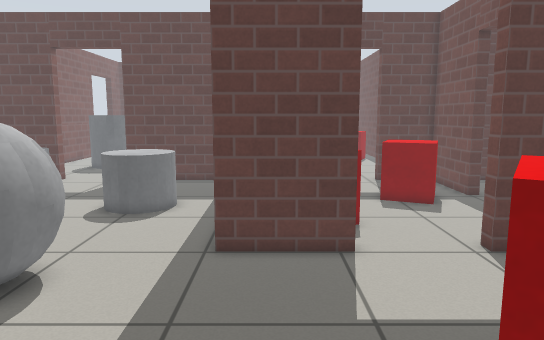
View 1 (above)

18 first-person views from a walk through a world built for the Gazebo simulator. The camera is 1 m above the floor, tilts 8° down and sees 70° across. The floor is counted in squares, 0.25 m on a side. Each view is taken from the middle of a square. On the plan, view 1 faces up. The plan holds only what a view shows up to about 20 squares ahead; the rest is blank. The place goes on beyond the plan. Robots are left out. Gazebo's built-in surfaces are drawn with simple patterns.

View 2
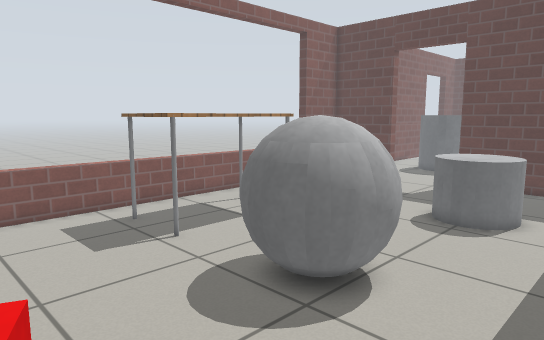

View 3
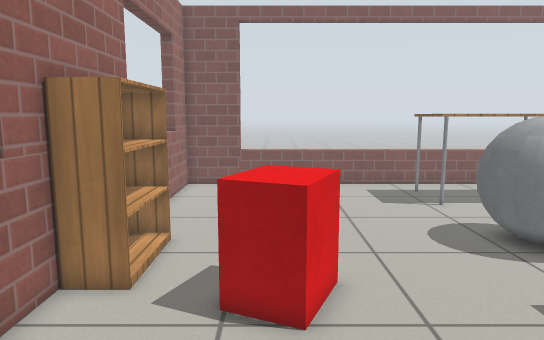

View 4
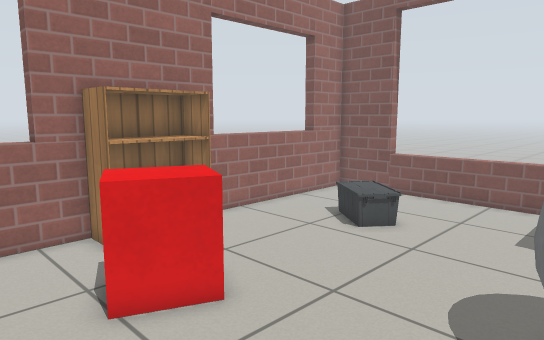

View 5
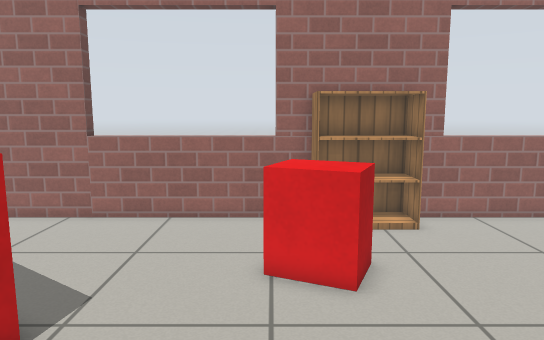

View 6
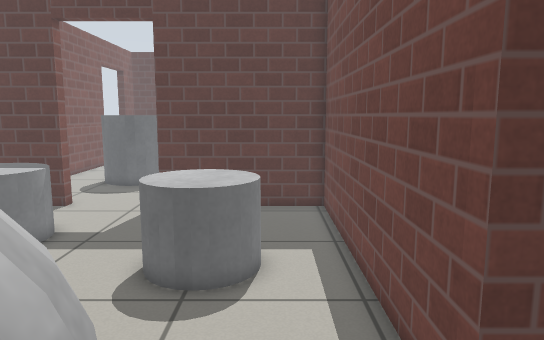

View 7
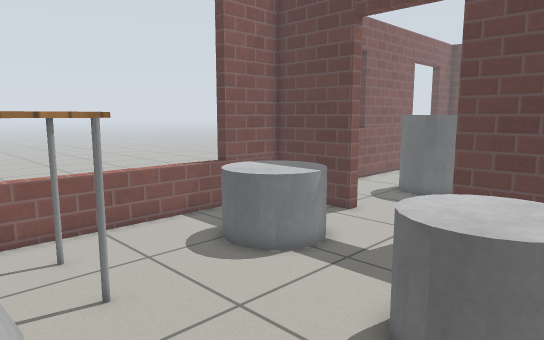

View 8
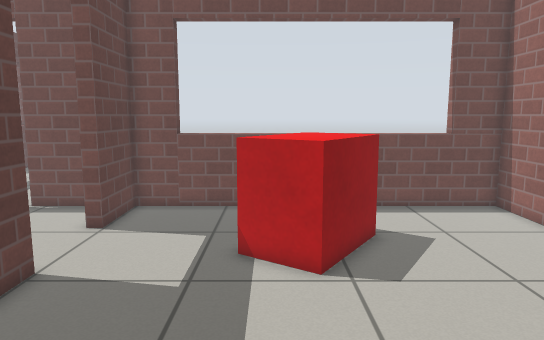

View 9
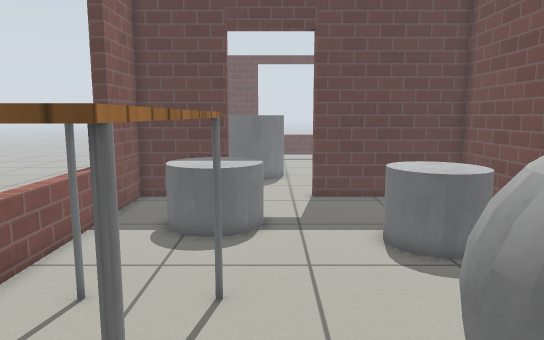

View 10
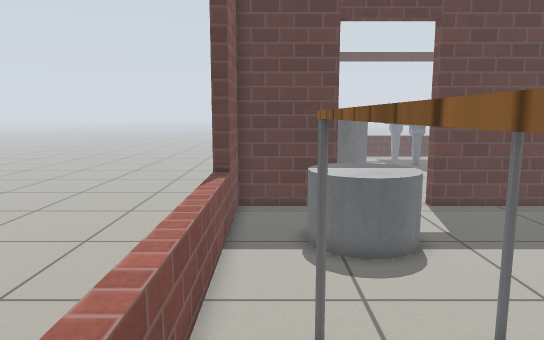

View 11
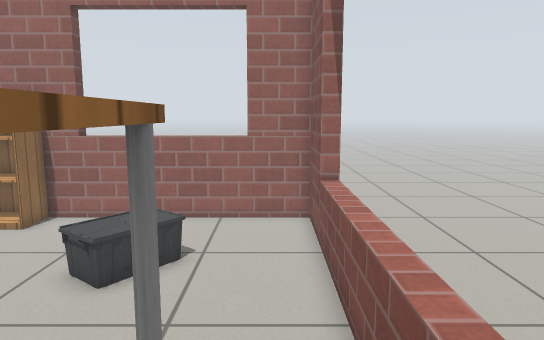

View 12
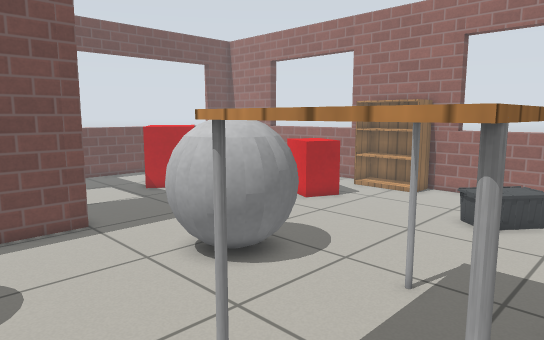

View 13
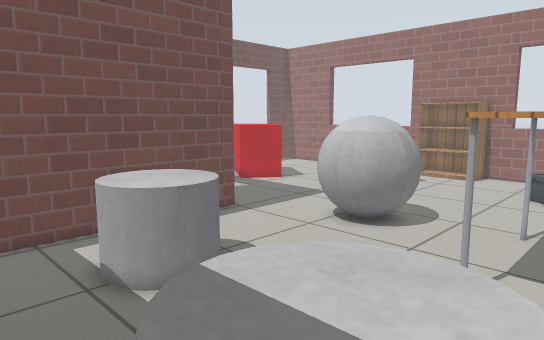

View 14
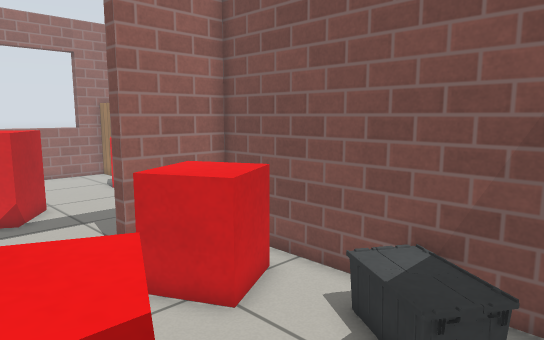

View 15
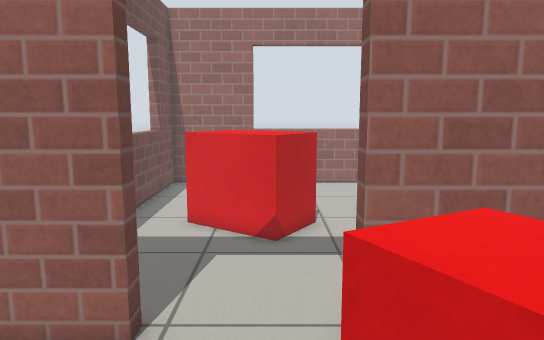

View 16
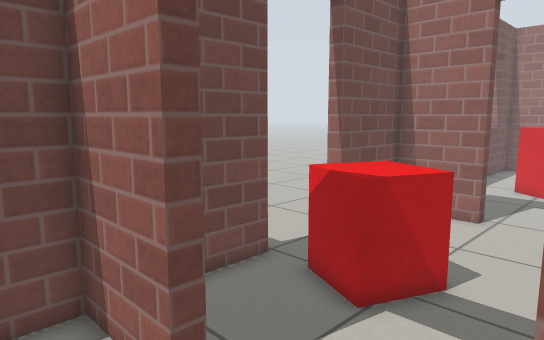

View 17
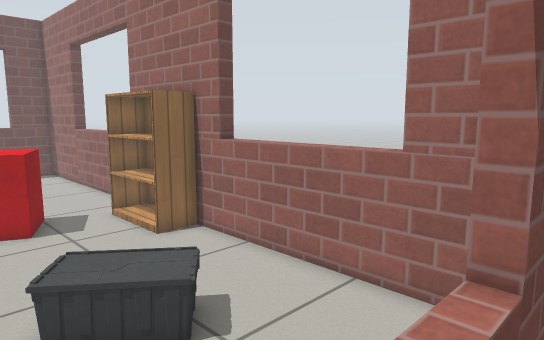

View 18
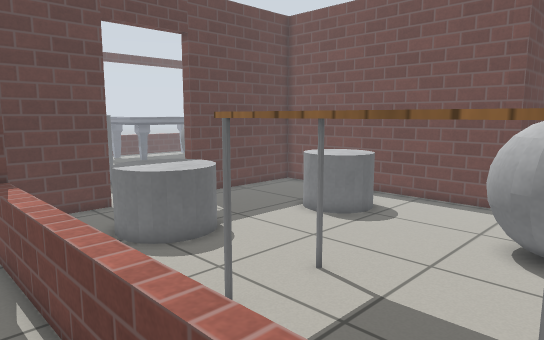

### Floor plan
Key: @ floor where view 1 was taken; # wall or solid block; . floor; D open door; = window, fence, low wall or low ledge; B red box; C grey cylinder; G grey ball; T table; K bookshelf; O other object.
Columns run from 21 left of view 1 to 12 right of it. Each row starts with its distance up from view 1.
 27        ....            .
 26 ..     ....                    #
 25 ..      .....                 .#
 24 .. #####DDDDD#######   #DDDD####
 23 .. ##..............#        ..
 22 .. ##..............#       ....
 21 .. ##..CCC.........## O   .....#
 20 .. ==.CCCCC........##OOO ..BBB.#
 19 .. ==.CCCCC....C...##OO...BBBB.D
 18 .. ==.CCCC....CCC..##OO...BBBB.D.
 17 ...==...C.....CCCC.##.......B..D..
 16 ...==.........CCC..##.BB.......D..
 15 ...==..........C...##BBBB......#
 14 .. ==..............## BBB......#
 13    ==.TTTT.........## BB.......#
 12    ==.T  T.........#####DDDD####
 11    ==.T  T....G....#####DDDD####
 10    ==.T  T...GGGG..............#
  9    ==.T  T..GGGGG..............#
  8    ==.T  T..GGGGG..............=
  7  . ==.TTTT...GGG...............=
  6    ==..............  ....B.....=
  5    ==............... ...BBBB...=
  4    ==............... ..BBBBBB..=
  3 ...==...................BBBB ..=
  2 .. ==....O................BB ..=
  1 .. ==...OOO......BBB...........=
  0 .. ==...OOO.....BBBB.@.........=
 -1 .. ==...OO.......BBB...........=
 -2 .. ##..........................=
 -3 .. # .........KKKK.............#
 -4 .. # .........KKKK.............#
 -5 .. ####======#######======######
 -6 ..    #======#     #======#
 -7 ..
 -8 ..

Where each view was taken, in squares from view 1:
view 1: 0 up, 0 right, facing up
view 2: 1 up, 1 left, facing up-left
view 3: 0 up, 5 right, facing left
view 4: 8 up, 1 right, facing down-left
view 5: 10 up, 2 left, facing down
view 6: 7 up, 4 left, facing up
view 7: 10 up, 4 left, facing up-left
view 8: 5 up, 7 left, facing right
view 9: 5 up, 11 left, facing up
view 10: 7 up, 16 left, facing up
view 11: 10 up, 16 left, facing down
view 12: 16 up, 16 left, facing down-right
view 13: 22 up, 15 left, facing down-right
view 14: 22 up, 7 right, facing down-left
view 15: 18 up, 4 right, facing down
view 16: 27 up, 2 right, facing down-right
view 17: 3 up, 19 left, facing down-right
view 18: 7 up, 20 left, facing up-right
